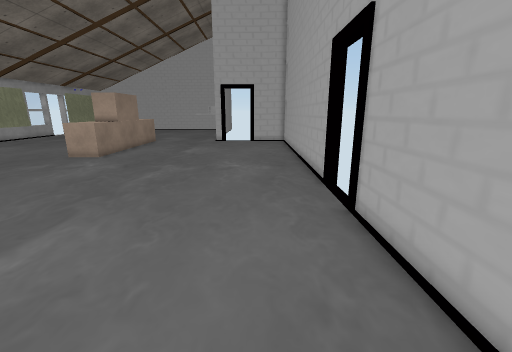
view 1 (above)

16 first-person views from a walk through a Unity game level. The camera is 1.4 m above the floor, tilts 14° down and sees 90° across. The floor is counted in squares, 0.5 m on a side. Each view is taken from the middle of a square. On the plan, view 1 faces up. The plan holds only what a view shows up to about 19 squares ahead; the rest is blank. The place goes on beyond the plan. Some animated figures are not drawn. Some surface patterns are stand-ins.

view 2
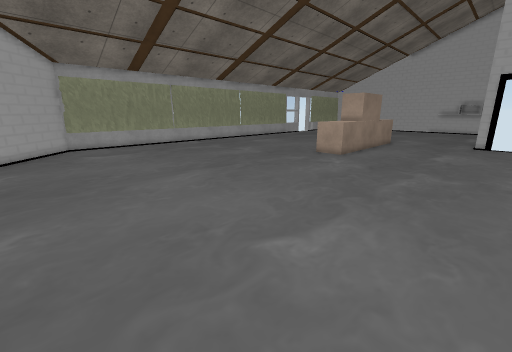

view 3
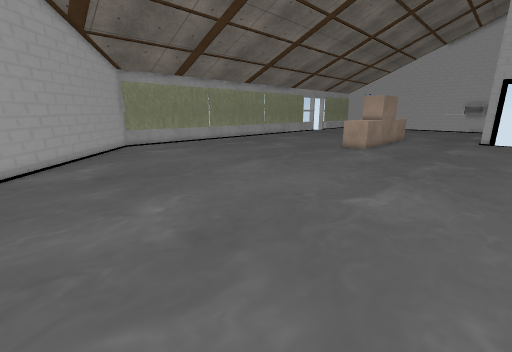

view 4
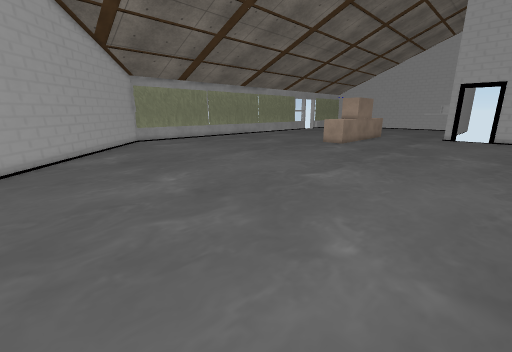

view 5
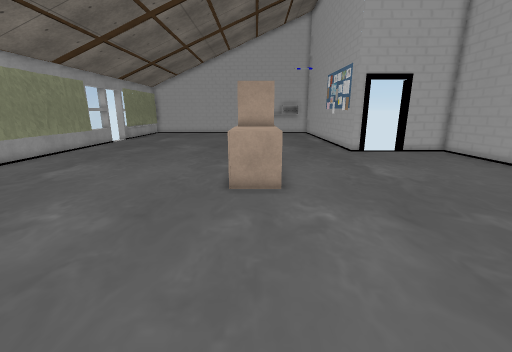

view 6
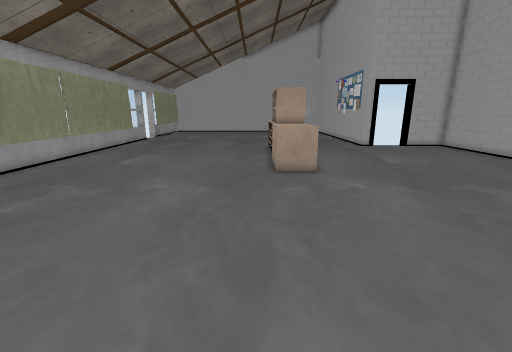

view 7
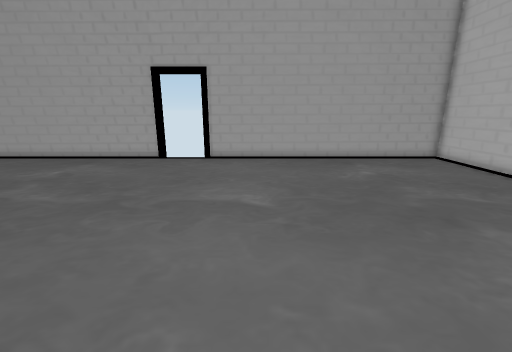

view 8
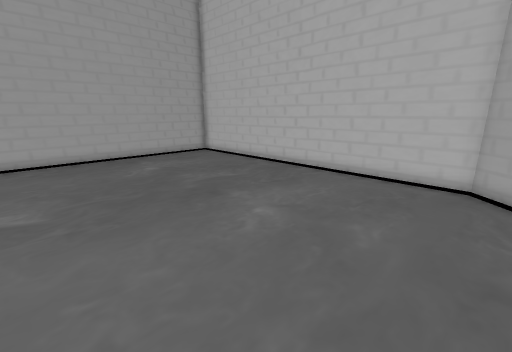

view 9
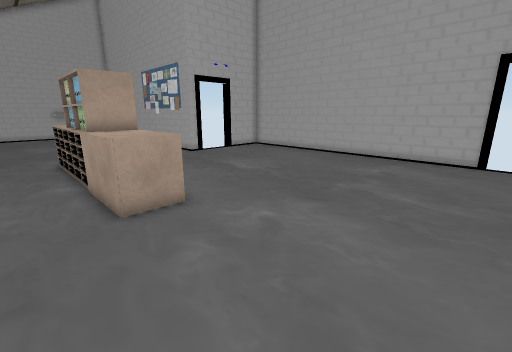

view 10
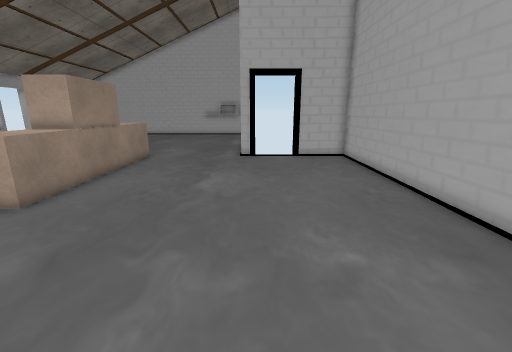

view 11
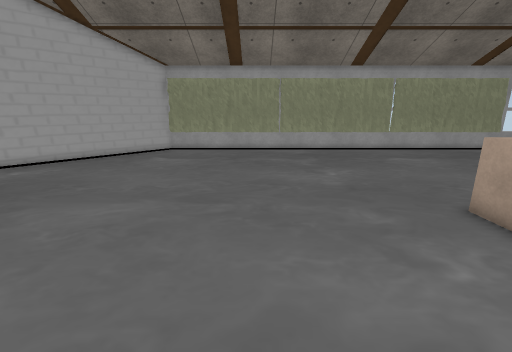

view 12
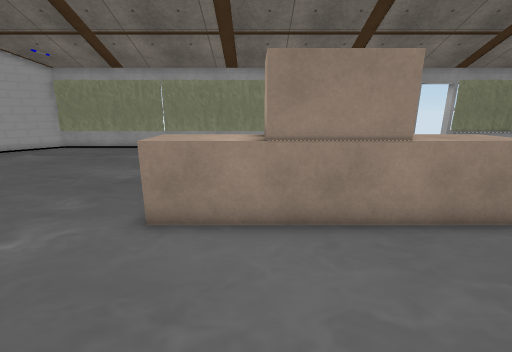

view 13
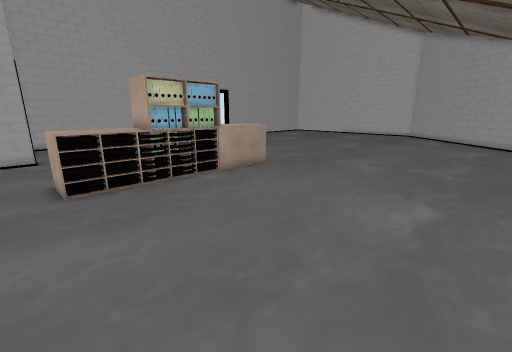

view 14
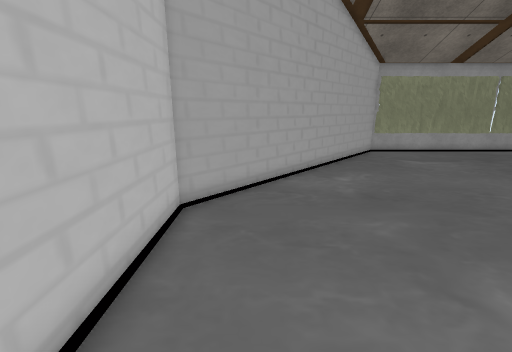

view 15
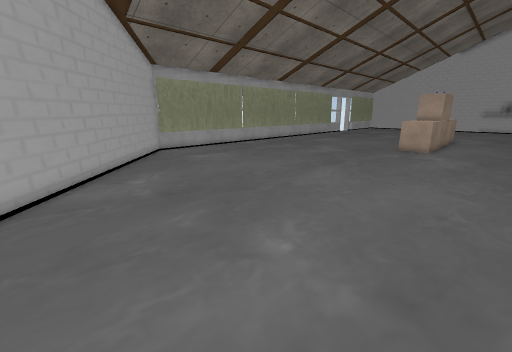

view 16
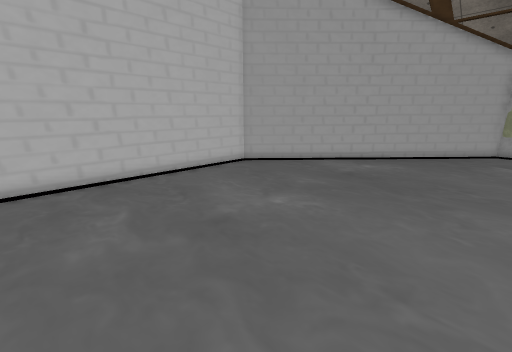

### Floor plan
Key: @ floor where view 1 was taken; # wall or solid block; x gap in a wall; . floor; O other object.
Columns run from 24 left of view 1 to 3 right of it. Each row starts with its distance up from view 1.
 27   .  ...............#
 26 ............OOO.....#x  ####
 25 ............OOO............#
 24 ............OOO............#
 23 ............OOO............#
 22 ............OOO............#
 21 ............OOO............#
 20 ............O O............#
 19 ............OOO............#
 18 ............OOO............#
 17 ............OOO............#
 16 ............OOO............#
 15 ...........................#
 14 ...........................#
 13 ...........................#
 12 ...........................#
 11 ...........................#
 10 ...........................x
  9 ...........................
  8 ...........................
  7 ...........................x
  6 ...........................#
  5 ...........................#
  4 #..........................#
  3 #..........................#
  2 ##.........................#
  1  ##........................#
  0   ##....................@..#
 -1    ##......................#
 -2     ##.....................#
 -3      ##....................#
 -4       ###..................#
 -5         ##.................#
 -6          ##................#
 -7           ##################

Where each view was taken, in squares from view 1:
view 1: 0 up, 0 right, facing up
view 2: 0 up, 2 left, facing up-left
view 3: 4 down, 2 left, facing up-left
view 4: 6 down, 1 right, facing up-left
view 5: 7 up, 11 left, facing up
view 6: 4 up, 13 left, facing up
view 7: 4 up, 13 left, facing right
view 8: 4 up, 14 left, facing down-right
view 9: 9 up, 14 left, facing up-right
view 10: 9 up, 3 left, facing up
view 11: 10 up, 5 left, facing left
view 12: 19 up, 4 left, facing left
view 13: 27 up, 22 left, facing down-right
view 14: 5 down, 6 left, facing left
view 15: 5 down, 6 left, facing up-left
view 16: 4 up, 3 left, facing down-left
